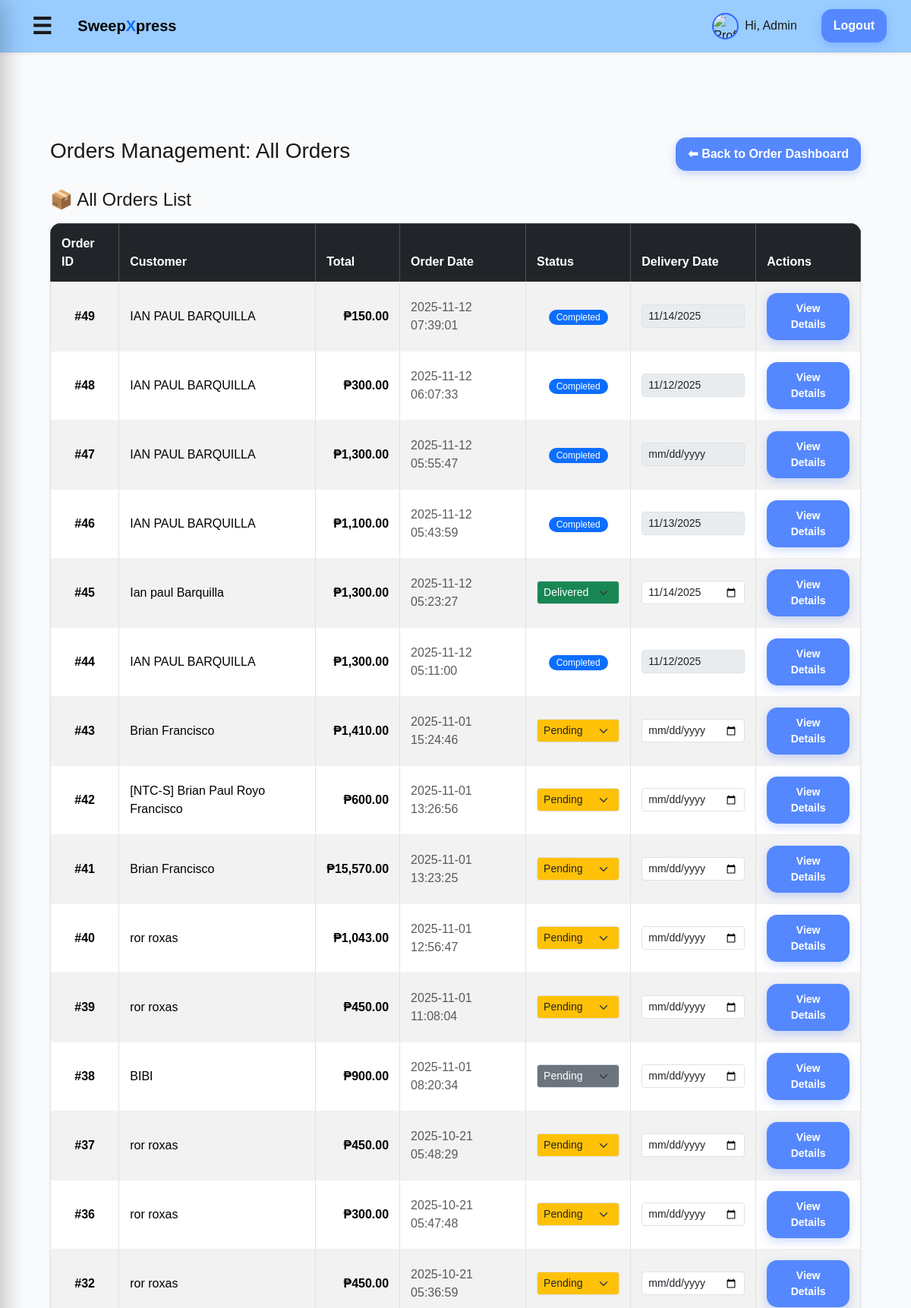
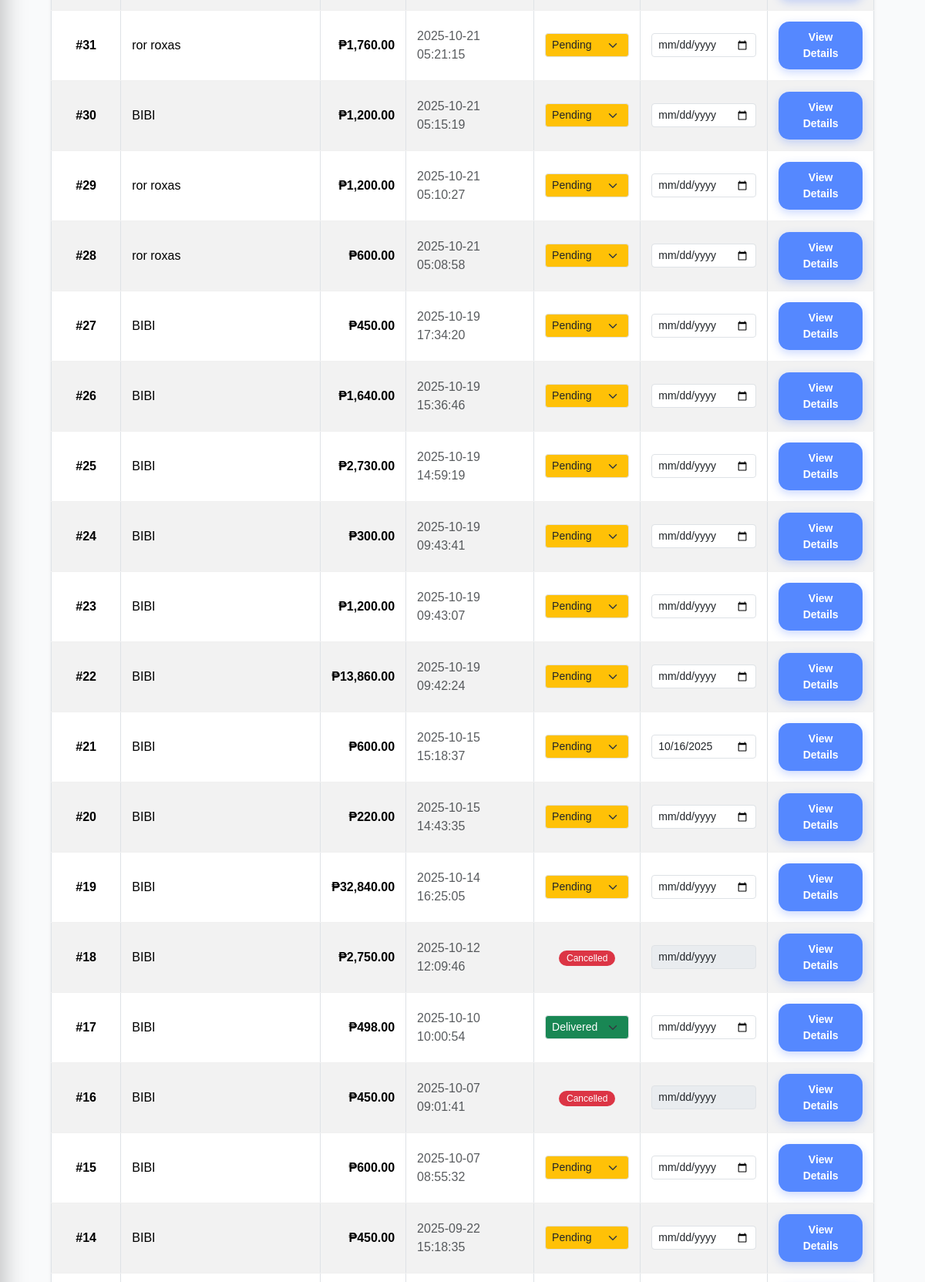
Screenshot of /admin/order_all.php (signed in, upper part) with the database file from the repository (2 pictures, top to bottom).
### tables this page shows
CREATE TABLE `orders` (
  `id` int(11) NOT NULL,
  `user_id` int(11) DEFAULT NULL,
  `total` decimal(10,2) NOT NULL DEFAULT 0.00,
  `address` varchar(255) DEFAULT NULL,
  `status` enum('pending','preparing','delivered','completed','cancellation_requested','cancelled') NOT NULL DEFAULT 'pending',
  `created_at` timestamp NOT NULL DEFAULT current_timestamp(),
  `payment_method` varchar(50) NOT NULL DEFAULT 'COD',
  `payment_status` varchar(50) NOT NULL DEFAULT 'pending',
  `customer_name` varchar(120) DEFAULT NULL,
  `notes` text DEFAULT NULL,
  `cancellation_reason` text DEFAULT NULL,
  `admin_note` text DEFAULT NULL,
  `po_number` varchar(50) DEFAULT NULL,
  `payment_terms` varchar(100) DEFAULT NULL,
  `order_type` varchar(10) NOT NULL DEFAULT 'B2C'
);

CREATE TABLE `users` (
  `id` int(11) NOT NULL,
  `google_id` varchar(255) DEFAULT NULL,
  `name` varchar(120) NOT NULL,
  `username` varchar(50) NOT NULL,
  `email` varchar(190) NOT NULL,
  `password_hash` varchar(255) NOT NULL,
  `profile_image` varchar(255) DEFAULT NULL,
  `role` enum('customer','admin','business') NOT NULL DEFAULT 'customer',
  `created_at` timestamp NOT NULL DEFAULT current_timestamp(),
  `phone` varchar(20) DEFAULT NULL,
  `dark_mode` tinyint(1) DEFAULT 0,
  `birth_date` date DEFAULT NULL,
  `street_address` varchar(255) DEFAULT NULL,
  `city` varchar(100) DEFAULT NULL,
  `zip_code` varchar(20) DEFAULT NULL,
  `phone_number` varchar(20) DEFAULT NULL,
  `gender` varchar(10) DEFAULT NULL
);

CREATE TABLE `deliveries` (
  `id` int(11) NOT NULL,
  `order_id` int(11) NOT NULL,
  `customer_name` varchar(120) NOT NULL,
  `address` varchar(255) NOT NULL,
  `status` enum('pending','shipped','delivered','cancelled') DEFAULT 'pending',
  `delivery_date` date DEFAULT NULL,
  `created_at` timestamp NOT NULL DEFAULT current_timestamp()
);

### config.php (called while the page is built, shortened)
<?php
function h($s) {
    return htmlspecialchars($s ?? '', ENT_QUOTES, 'UTF-8');
}
?>

### admin/order_all.php (the view, shortened to what this page needs)
<?php
require_once __DIR__ . '/../config.php';
require_once __DIR__ . '/../includes/header.php';
?>
<?php
$sql = "
    SELECT
        o.id AS order_id,
        u.name AS customer_name,
        o.total,
        o.created_at,
        o.status AS order_status,
        d.id AS delivery_id,
        d.status AS delivery_status,
        d.delivery_date
    FROM orders o
    LEFT JOIN users u ON o.user_id = u.id
    LEFT JOIN deliveries d ON o.id = d.order_id
    ORDER BY o.created_at DESC
";
$orders = $pdo->query($sql)->fetchAll(PDO::FETCH_ASSOC);
?>
<div class="container mt-5">
    <div class="d-flex justify-content-between align-items-center mb-4">
        <h1 class="h3"> Orders Management: All Orders</h1>
        <a href="allorders.php" class="btn btn-secondary">⬅ Back to Order Dashboard</a>
    </div>
    <h2 class="h4 m-0 mb-3">📦 All Orders List</h2>
    <?php if ($orders): ?>
        <div class="table-responsive shadow-sm rounded">
            <table class="table table-striped table-hover align-middle table-bordered">
                <thead class="table-dark text-center">
                    <tr>
                        <th>Order ID</th>
                        <th>Customer</th>
                        <th>Total</th>
                        <th>Order Date</th>
                        <th>Status</th>
                        <th>Delivery Date</th>
                        <th>Actions</th>
                    </tr>
                </thead>
                <tbody>
                    <?php foreach ($orders as $o): ?>
                        <?php
                            $currentStatus = $o['order_status'];
                                $statusClass = match($currentStatus) {
                                'pending'   => 'bg-warning text-dark',
                                'shipped'   => 'bg-info text-dark',
                                'delivered' => 'bg-success text-white',
                                'completed' => 'bg-primary text-white',
                                'cancellation_requested', 'cancelled' => 'bg-danger text-white',
                                default     => 'bg-secondary text-white'
                            };
                            $disableStatus = in_array($currentStatus, [
                                'cancellation_requested',
                                'cancelled',
                                'completed'
                            ]);
                        ?>
                        <tr>
                            <td class="fw-bold text-center">#<?php echo (int)$o['order_id']; ?></td>
                            <td><?php echo h($o['customer_name'] ?? 'Guest'); ?></td>
                            <td class="fw-semibold text-end">₱<?php echo number_format($o['total'], 2); ?></td>
                            <td class="text-muted"><?php echo h($o['created_at']); ?></td>
                            <td class="text-center">
                                <?php if ($disableStatus): ?>
                                    <span class="badge <?php echo $statusClass; ?>">
                                        <?php echo ucfirst(str_replace('_', ' ', $currentStatus)); ?>
                                    </span>
                                <?php else: ?>
                                    <form method="post" class="d-inline">
                                        <select name="status" class="form-select form-select-sm <?php echo $statusClass; ?>"
                                                onchange="this.form.submit()">
                                            <?php
                                             $statusOptions = [
                                                'pending'   => 'Pending',
                                                'shipped'   => 'Preparing',
                                                'delivered' => 'Delivered',
                                                'completed' => 'Completed'
                                            ];
                                            ?>
                                            <?php foreach ($statusOptions as $value => $label): ?>
                                                <option value="<?php echo $value; ?>" <?php if($currentStatus === $value) echo 'selected'; ?>>
                                                    <?php echo $label; ?>
                                                </option>
                                            <?php endforeach; ?>
                                        </select>
                                    </form>
                                <?php endif; ?>
                            </td>
                            <td class="text-center">
                                <form method="post" class="d-inline">
                                    <input type="date" name="delivery_date" class="form-control form-control-sm"
                                           value="<?php echo h($o['delivery_date'] ?? ''); ?>" onchange="this.form.submit()"
                                           <?php echo $disableStatus ? 'disabled' : ''; ?>>
                                </form>
                            </td>
                            <td class="text-center">
                                <a class="btn btn-sm btn-outline-primary" href="order_details.php?id=<?php echo (int)$o['order_id']; ?>">
                                    View Details
                                </a>
                            </td>
                        </tr>
                    <?php endforeach; ?>
                </tbody>
            </table>
        </div>
    <?php else: ?>
        <div class="alert alert-info">📭 No orders found.</div>
    <?php endif; ?>
</div>

### assets/style.css (style rules this page uses)
* { box-sizing: border-box; -webkit-font-smoothing: antialiased; }
body { margin: 0; font-family: -apple-system, BlinkMacSystemFont, "Segoe UI", Roboto, Inter, Arial, sans-serif; background: #f5f7fa; color: #1a1a1a; line-height: 1.5; }
.container { max-width: 1100px; margin: 0 auto; padding: 16px; }
nav a.btn, .btn { background: #5588ff !important; color: #fff !important; padding: 10px 16px; border-radius: 14px; font-weight: 600; text-decoration: none; border: none; cursor: pointer; box-shadow: 0 4px 12px rgba(51,102,255,0.25); transition: transform 0.1s, opacity 0.2s; }
.btn-secondary { background: #5588ff !important; color: #fff !important; box-shadow: 0 4px 12px rgba(51,102,255,0.25); }
input, textarea, select { width: 100%; padding: 12px 14px; border: 1px solid #e5e7eb; border-radius: 12px; font-size: 1rem; transition: border 0.2s, box-shadow 0.2s; }
.table { width: 100%; border-collapse: collapse; background: #fff; border-radius: 14px; overflow: hidden; box-shadow: 0 6px 18px rgba(0,0,0,0.05); }
.table th, .table td { padding: 14px; border-bottom: 1px solid #f0f0f0; text-align: left; }
.badge { background: rgba(85, 136, 255, 0.15); color: #3366ff; padding: 4px 10px; border-radius: 999px; font-size: 12px; font-weight: 500; }
body { background: #f9fafb; font-family: Arial, sans-serif; }

### rows the page displays
orders: id "49", user.name "IAN PAUL BARQUILLA", total "150.00", created_at "2025-11-12 07:39:01", status "Completed", delivery_date "11/14/2025"
orders: id "48", user.name "IAN PAUL BARQUILLA", total "300.00", created_at "2025-11-12 06:07:33", status "Completed", delivery_date "11/12/2025"
orders: id "47", user.name "IAN PAUL BARQUILLA", total "1,300.00", created_at "2025-11-12 05:55:47", status "Completed"
orders: id "46", user.name "IAN PAUL BARQUILLA", total "1,100.00", created_at "2025-11-12 05:43:59", status "Completed", delivery_date "11/13/2025"
orders: id "45", user.name "Ian paul Barquilla", total "1,300.00", created_at "2025-11-12 05:23:27", status "Delivered", delivery_date "11/14/2025"
orders: id "44", user.name "IAN PAUL BARQUILLA", total "1,300.00", created_at "2025-11-12 05:11:00", status "Completed", delivery_date "11/12/2025"
orders: id "43", user.name "Brian Francisco", total "1,410.00", created_at "2025-11-01 15:24:46", status "Pending"
orders: id "42", user.name "[NTC-S] Brian Paul Royo Francisco", total "600.00", created_at "2025-11-01 13:26:56", status "Pending"
orders: id "41", user.name "Brian Francisco", total "15,570.00", created_at "2025-11-01 13:23:25", status "Pending"
orders: id "40", user.name "ror roxas", total "1,043.00", created_at "2025-11-01 12:56:47", status "Pending"
orders: id "39", user.name "ror roxas", total "450.00", created_at "2025-11-01 11:08:04", status "Pending"
orders: id "38", user.name "BIBI", total "900.00", created_at "2025-11-01 08:20:34", status "Pending"
orders: id "37", user.name "ror roxas", total "450.00", created_at "2025-10-21 05:48:29", status "Pending"
orders: id "36", user.name "ror roxas", total "300.00", created_at "2025-10-21 05:47:48", status "Pending"
orders: id "32", user.name "ror roxas", total "450.00", created_at "2025-10-21 05:36:59", status "Pending"
orders: id "31", user.name "ror roxas", total "1,760.00", created_at "2025-10-21 05:21:15", status "Pending"
orders: id "30", user.name "BIBI", total "1,200.00", created_at "2025-10-21 05:15:19", status "Pending"
orders: id "29", user.name "ror roxas", total "1,200.00", created_at "2025-10-21 05:10:27", status "Pending"
orders: id "28", user.name "ror roxas", total "600.00", created_at "2025-10-21 05:08:58", status "Pending"
orders: id "27", user.name "BIBI", total "450.00", created_at "2025-10-19 17:34:20", status "Pending"
orders: id "26", user.name "BIBI", total "1,640.00", created_at "2025-10-19 15:36:46", status "Pending"
orders: id "25", user.name "BIBI", total "2,730.00", created_at "2025-10-19 14:59:19", status "Pending"
orders: id "24", user.name "BIBI", total "300.00", created_at "2025-10-19 09:43:41", status "Pending"
orders: id "23", user.name "BIBI", total "1,200.00", created_at "2025-10-19 09:43:07", status "Pending"
orders: id "22", user.name "BIBI", total "13,860.00", created_at "2025-10-19 09:42:24", status "Pending"
orders: id "21", user.name "BIBI", total "600.00", created_at "2025-10-15 15:18:37", status "Pending", delivery_date "10/16/2025"
orders: id "20", user.name "BIBI", total "220.00", created_at "2025-10-15 14:43:35", status "Pending"
orders: id "19", user.name "BIBI", total "32,840.00", created_at "2025-10-14 16:25:05", status "Pending"
orders: id "18", user.name "BIBI", total "2,750.00", created_at "2025-10-12 12:09:46", status "Cancelled"
orders: id "17", user.name "BIBI", total "498.00", created_at "2025-10-10 10:00:54", status "Delivered"
orders: id "16", user.name "BIBI", total "450.00", created_at "2025-10-07 09:01:41", status "Cancelled"
orders: id "15", user.name "BIBI", total "600.00", created_at "2025-10-07 08:55:32", status "Pending"
orders: id "14", user.name "BIBI", total "450.00", created_at "2025-09-22 15:18:35", status "Pending"

### other values shown
$displayName "Admin"
